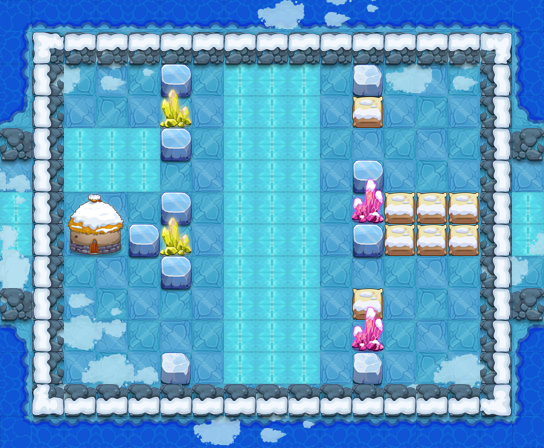

This is a level from a 2D game, rendered from its Tiled map with the project's own tilesets. A one-line summary and the map file follow, with tile-layer data summarised:
An orthogonal 17x14 tile map with 32x32 px tiles, 11 tile layers (PASS, 块层 2, 块层 17, 块层 16, ...) and 12 objects (8x TRAP, 3x bybjx1, PLAYER).

<map version="1.0" orientation="orthogonal" width="17" height="14" tilewidth="32" tileheight="32">
 <properties>
  <property name="DESTRY1" value="96" />
  <property name="DESTRY2" value="98" />
  <property name="DESTRY3" value="219" />
  <property name="DESTRY4" value="119" />
  <property name="DESTRY_COUNT" value="4" />
  <property name="EXP" value="1340" />
  <property name="ITEM" value="D053" />
  <property name="LOSE_SCRIPT" value="" />
  <property name="MONEY" value="2010" />
  <property name="START_SCRIPT" value="" />
  <property name="WIN_SCRIPT" value="" />
 </properties>
 <tileset firstgid="1" name="jdbl2" tilewidth="32" tileheight="32">
  <image source="jdbl2.png" width="500" height="500" />
 </tileset>
 <layer name="PASS" width="17" height="14">
  <data>[238 cells, 134 non-empty, 10 distinct tile ids]</data>
 </layer>
 <layer name="块层 2" width="17" height="14">
  <data>[238 cells, 152 non-empty, 13 distinct tile ids]</data>
 </layer>
 <layer name="块层 17" width="17" height="14">
  <data>[238 cells, 42 non-empty, 8 distinct tile ids]</data>
 </layer>
 <layer name="块层 16" width="17" height="14">
  <data>[238 cells, 72 non-empty, 7 distinct tile ids]</data>
 </layer>
 <layer name="块层 3" width="17" height="14">
  <data>[238 cells, 54 non-empty, 1 distinct tile ids]</data>
 </layer>
 <layer name="块层 4" width="17" height="14">
  <data>[238 cells, 50 non-empty, 2 distinct tile ids]</data>
 </layer>
 <layer name="块层 5" width="17" height="14">
  <data>[238 cells, 24 non-empty, 7 distinct tile ids]</data>
 </layer>
 <layer name="SHELTER 9" width="17" height="14">
  <data>[238 cells, 1 non-empty, 1 distinct tile ids]</data>
 </layer>
 <layer name="SHELTER 6" width="17" height="14">
  <data>[238 cells, 3 non-empty, 3 distinct tile ids]</data>
 </layer>
 <layer name="SHELTER 5" width="17" height="14">
  <data>[238 cells, 1 non-empty, 1 distinct tile ids]</data>
 </layer>
 <layer name="SHELTER 4" width="17" height="14">
  <data>[238 cells, 1 non-empty, 1 distinct tile ids]</data>
 </layer>
 <objectgroup name="对象层 1" width="17" height="14">
  <object name="PLAYER" type="PLAYER" x="64" y="320" width="32" height="32" />
  <object name="bybjx1" x="96" y="64" width="32" height="32">
   <properties>
    <property name="buff_type" value="ice_shell" />
    <property name="lua_ai" value="monster_bybjx_ai" />
    <property name="quality" value="bybjx1.quality" />
   </properties>
  </object>
  <object name="bybjx1" x="416" y="96" width="32" height="32">
   <properties>
    <property name="buff_type" value="ice_shell" />
    <property name="lua_ai" value="monster_bybjx_ai" />
    <property name="quality" value="bybjx1.quality" />
   </properties>
  </object>
  <object name="bybjx1" x="416" y="320" width="32" height="32">
   <properties>
    <property name="buff_type" value="ice_shell" />
    <property name="lua_ai" value="monster_bybjx_ai" />
    <property name="quality" value="bybjx1.quality" />
   </properties>
  </object>
  <object name="ice_road" type="TRAP" x="64" y="128" width="96" height="64">
   <properties>
    <property name="lua_ai" value="ice_road_ai" />
   </properties>
  </object>
  <object name="ice_road" type="TRAP" x="224" y="64" width="96" height="320">
   <properties>
    <property name="lua_ai" value="ice_road_ai" />
   </properties>
  </object>
  <object name="block_control1" type="TRAP" x="384" y="160" width="32" height="32">
   <properties>
    <property name="trap_ani" value="switch.actor" />
    <property name="trap_floor" value="true" />
    <property name="trap_id" value="0" />
    <property name="trap_script" value="trap(&quot;block_control1&quot;):setOpened(false);trap(&quot;block1&quot;):setOpened(false)" />
    <property name="trap_sound_id" value="2" />
    <property name="trap_start_mode" value="0" />
    <property name="trap_state" value="open" />
   </properties>
  </object>
  <object name="block1" type="TRAP" x="352" y="256" width="32" height="32">
   <properties>
    <property name="trap_ani" value="blok2.actor" />
    <property name="trap_blok" value="true" />
    <property name="trap_id" value="0" />
   </properties>
  </object>
  <object name="staff_driger_control" type="TRAP" x="0" y="416" width="32" height="32">
   <properties>
    <property name="trap_delay" value="10" />
    <property name="trap_id" value="0" />
    <property name="trap_script" value="trap(&quot;staff_driger&quot;):setOpened(true);" />
    <property name="trap_start_mode" value="2" />
    <property name="trap_state" value="open" />
   </properties>
  </object>
  <object name="staff_driger" type="TRAP" x="320" y="64" width="32" height="32">
   <properties>
    <property name="trap_ani" value="driger.actor" />
    <property name="trap_floor" value="true" />
    <property name="trap_id" value="0" />
    <property name="trap_script" value="target(&quot;PLAYER&quot;):setCurrentUseSkill(  make_fire_staff_skill()  );target(&quot;PLAYER&quot;):setEffectAnimateName(&quot;find_player.ani&quot;);trap(&quot;staff_driger&quot;):setOpened(false)" />
    <property name="trap_start_mode" value="0" />
    <property name="trap_state" value="open" />
   </properties>
  </object>
  <object name="zi_dan_down1" type="TRAP" x="192" y="64" width="32" height="32">
   <properties>
    <property name="trap_ani" value="fire_cat_down.actor" />
    <property name="trap_delay" value="2" />
    <property name="trap_id" value="0" />
    <property name="trap_script" value="trap(&quot;zi_dan_down1&quot;):setAtkPower(target(&quot;PLAYER&quot;):getHP()*0.1);trap(&quot;zi_dan_down1&quot;):turnDown(); trap(&quot;zi_dan_down1&quot;):getAI():getActions():addObject( AIUseSkill:create(   SkillLua:create(&quot;skill_0001&quot;)  )  );" />
    <property name="trap_start_mode" value="2" />
    <property name="trap_state" value="open" />
   </properties>
  </object>
  <object name="zi_dan_up1" type="TRAP" x="320" y="352" width="32" height="32">
   <properties>
    <property name="trap_ani" value="fire_cat_up.actor" />
    <property name="trap_delay" value="2" />
    <property name="trap_id" value="0" />
    <property name="trap_script" value="trap(&quot;zi_dan_up1&quot;):setAtkPower(target(&quot;PLAYER&quot;):getHP()*0.1);trap(&quot;zi_dan_up1&quot;):turnUp(); trap(&quot;zi_dan_up1&quot;):getAI():getActions():addObject( AIUseSkill:create(   SkillLua:create(&quot;skill_0001&quot;)  )  );" />
    <property name="trap_start_mode" value="2" />
    <property name="trap_state" value="open" />
   </properties>
  </object>
 </objectgroup>
</map>
